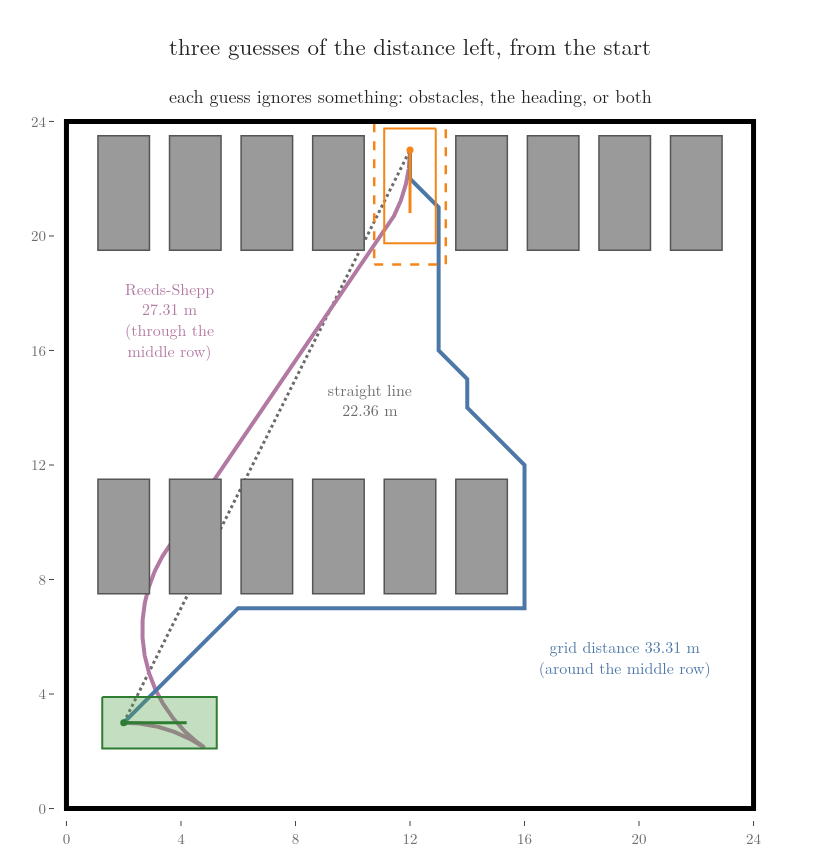

This figure's Python source:
"""What each guess of the cost left imagines from the start (2, 3, 0 deg) to the goal (12, 23, -90 deg): the straight
line, 22.36 m, through everything and ignoring the heading; the shortest Reeds-Shepp path, 27.31 m, which turns the
car correctly but drives through the middle row of parked cars; the shortest grid route, 33.31 m, around the middle
row but with corners and no heading. Run -> guesses.png"""
from pathlib import Path

import numpy as np
from carkit import GOAL, RHO, START, grid_astar, h_euclid, h_grid, reeds_shepp, rs_length, sample
from carpaths import length
from gifkit import BLUE, GREY, PURPLE
from lotdraw import axes, car, label, layout, lot, path
from plotly.subplots import make_subplots

here = Path(__file__).parent
rs = reeds_shepp(START, GOAL, RHO)
assert round(length(rs), 2) == round(rs_length(START), 2) == 27.31
assert round(h_euclid(START), 2) == 22.36 and round(h_grid(START), 2) == 33.31
fig = make_subplots(rows=1, cols=1)
lot(fig, (1, 1))
path(fig, [START[:2], GOAL[:2]], (1, 1), colour=GREY, width=3, dash="dot")
path(fig, sample(START, rs, RHO)[:, :2], (1, 1), colour=PURPLE, width=4)
path(fig, np.array(grid_astar()["path"], float), (1, 1), colour=BLUE, width=4)
car(fig, START, (1, 1), colour="#2E7D32", width=2)
car(fig, GOAL, (1, 1), colour="#F58518", fill="rgba(0,0,0,0)", width=2)
label(fig, 19.5, 5.2, "grid distance 33.31 m<br>(around the middle row)", (1, 1), size=16, colour=BLUE)
label(fig, 3.6, 17.0, "Reeds-Shepp<br>27.31 m<br>(through the<br>middle row)", (1, 1), size=16, colour=PURPLE)
label(fig, 10.6, 14.2, "straight line<br>22.36 m", (1, 1), size=16, colour=GREY)
axes(fig, (1, 1))
layout(fig, "three guesses of the distance left, from the start", width=820, height=860,
       subtitle="each guess ignores something: obstacles, the heading, or both")
fig.write_image(here / "guesses.png", scale=1)
